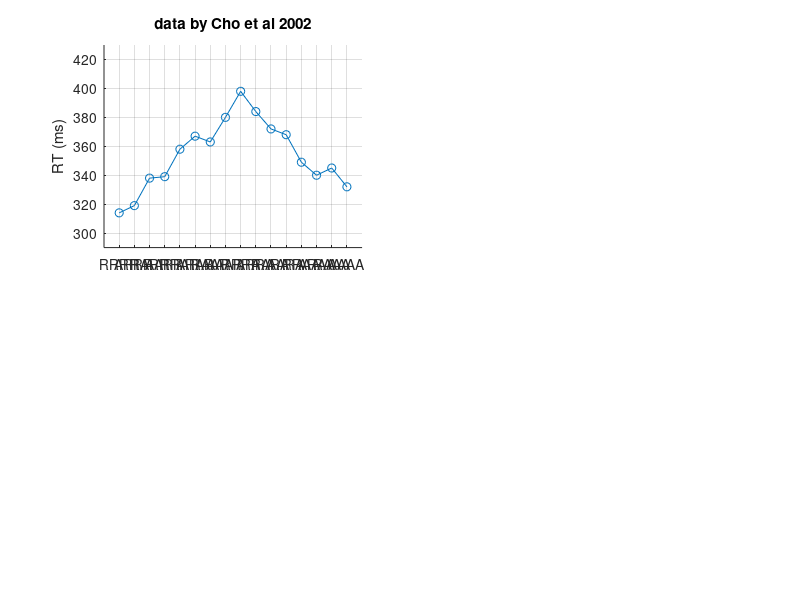

Reproduce this figure in MATLAB. (Note: this script raises an error after producing the figure.)
% Script to plot the results of the simulations of Cho et al. (2002) data
% The plot shows the results for each observer, and for the best-fitting
% leak value.
%
% Copyright 2016 Florent Meyniel & Maxime Maheu 

clear all; close all;

% load data by Cho et al
original_data = load('Cho2002data.mat');

% load simulation results
load Cho2002_Simulation_Results_FitLeaky

% prepare plot
figure(1); set(gcf, 'Color', [1 1 1]); set(gcf, 'Name', 'Model for Cho et al')

% plot data by Cho et al
figure(1)
subplot(2,2,1)
plot(1:16, original_data.RT, 'o-')
RT_lim = [290 430];
xlim([0 17]); ylim(RT_lim); grid on; box off
ylabel('RT (ms)')
title('data by Cho et al 2002')
set(gca, 'XTick', 1:16, 'XTickLabel', patterns_Cho)
set(gca, 'XTickLabelRotation', 90)

% plot ideal observer prediction
allR2 = nan(3, numel(grid_leak));
allBeta = nan(3, numel(grid_leak), 2);
for iObs = 1:3
    
    % get data for this observer
    if iObs == 1; LearnedStat = 'transition probabilities'; IOprediction_Cho_order = Prediction_TransitionProbs; end
    if iObs == 2; LearnedStat = 'stimulus frequency' ; IOprediction_Cho_order = Prediction_StimProb; end
    if iObs == 3; LearnedStat = 'alternation frequency' ; IOprediction_Cho_order = Prediction_AltProb; end
    
    % find the best fitting parameter value
    % ~~~~~~~~~~~~~~~~~~~~~~~~~~~~~~~~~~~~~
    for k = 1:numel(grid_leak)
        out = regstats(original_data.RT, IOprediction_Cho_order(k,:)', 'linear', {'beta','rsquare'});
        allR2(iObs, k) = out.rsquare;
        allBeta(iObs, k, :) = out.beta;
    end
    [~, best_k] = max(allR2(iObs,:));
    fprintf('\n %s best-fitting k=%d, R2: %3.2f',LearnedStat, grid_leak(best_k), allR2(iObs, best_k))
    
    % scale axis to match RTs
    Surprise_lim = (RT_lim - allBeta(iObs, best_k,1)) / allBeta(iObs, best_k,2);
    
    % plot the result
    subplot(2,2,1+iObs)
    plot(1:16, IOprediction_Cho_order(best_k,:), 'o-')
    xlim([0 17]); ylim(Surprise_lim); grid on; box off       % for fixed belief model with leaky integration
    ylabel({'surprise';'last observation'})
    title({'Inference based on';LearnedStat})
    set(gca, 'XTick', 1:16, 'XTickLabel', patterns_Cho)
    set(gca, 'XTickLabelRotation', 90)
end

